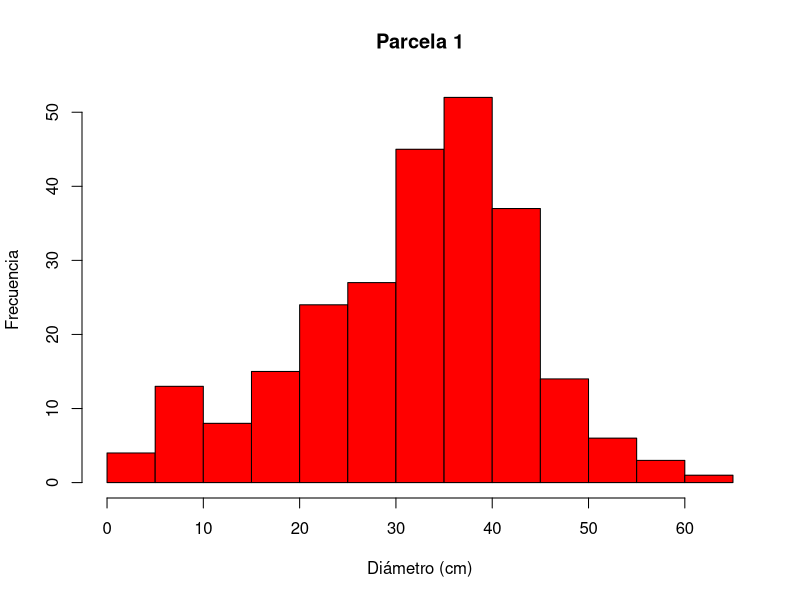
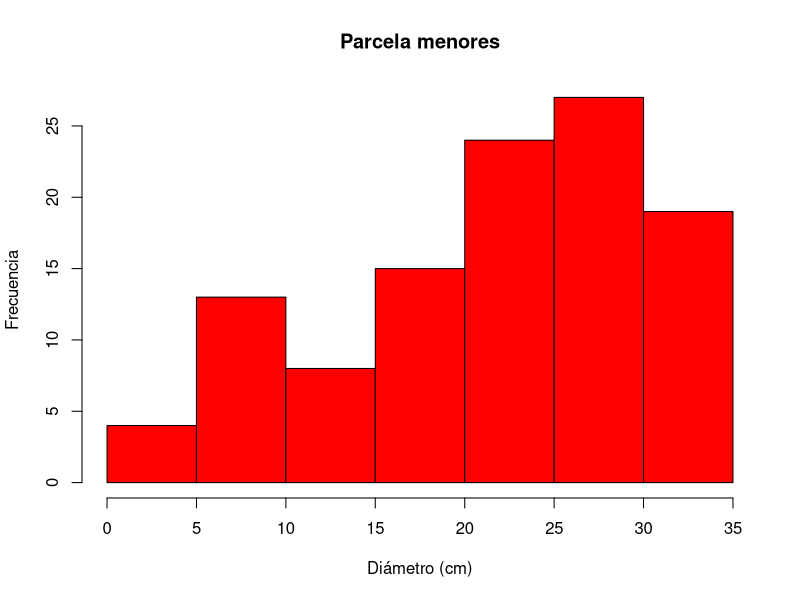
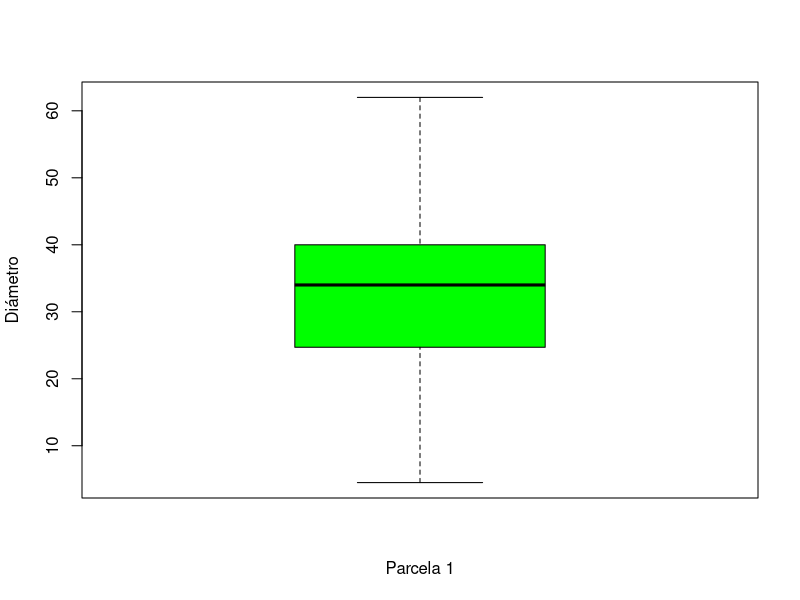

The R source for these figures, in order:
# Marco Aurelio González Tagle
# Matrícula: 12345678
# Tema: Introducción
# 29/07/2016


# Operaciones básicas -----------------------------------------------------


n <- 10
n
n + n 

n * n + 5

sqrt(n)

# Operaciones con más detalles ---------------------------------------------

DBH <- c(16.5, 25.3, 22.1, 17.2, 16.1, 8.1, 34.3, 5.4, 5.7, 11.2, 24.1, 14.5, 
         7.7, 15.6, 15.9, 10, 17.5, 20.5, 7.8, 27.3, 9.7, 6.5, 23.4, 8.2, 28.5, 10.4, 
         11.5, 14.3, 17.2, 16.8)

# Determinar G ------------------------------------------------------------


# Área basal de los 30 pinos
G <- 0.7854 * (DBH/100)^2
G

# Área basal por parcela
g.1000 <- sum(G)

# Área basal por hectárea
g.ha <- g.1000*10


# Importar Datos ----------------------------------------------------------

parcela.1 <- read.csv("datos/dbh_2012.csv", header=TRUE)
head(parcela.1)


# Estadísticas básicas ----------------------------------------------------

mean(parcela.1$DBH)
sd(parcela.1$DBH)
var(parcela.1$DBH)
median(parcela.1$DBH)



# Selección Restricciones -------------------------------------------------

# ¿Cuántos individuos son menores a la media?
sum(parcela.1$DBH < mean(parcela.1$DBH))

# ¿Cuántos individuos son mayores a la media?
sum(parcela.1$DBH > mean(parcela.1$DBH))

# ¿Cuántos individuos son iguales a la media?
sum(parcela.1$DBH == mean(parcela.1$DBH))

# ¿Cuántos individuos no son iguales a la media?
sum(parcela.1$DBH != mean(parcela.1$DBH))

# ¿Cuántos individuos  menores o iguales a la media?
sum(parcela.1$DBH <= mean(parcela.1$DBH))

# ¿Cuántos individuos  mayores o iguales a la media?
sum(parcela.1$DBH >= mean(parcela.1$DBH))

media.dbh <- mean(parcela.1$DBH)
# Crear submuestras -------------------------------------------------------

dbh.menores <- subset(parcela.1, DBH <= media.dbh)



# Gráficas ----------------------------------------------------------------

# Gráfica de histograma con todos los diánetros
hist(parcela.1$DBH, col="red", xlab="Diámetro (cm)",
     ylab="Frecuencia", main="Parcela 1")

# Gráfica de histograma con diametros menores a la media

hist(dbh.menores$DBH, col="red", xlab="Diámetro (cm)",
     ylab="Frecuencia", main="Parcela menores")

# Boxplot de los diametros de la parcela 1
boxplot(parcela.1$DBH, col="green", xlab="Parcela 1", 
        ylab="Diámetro")
